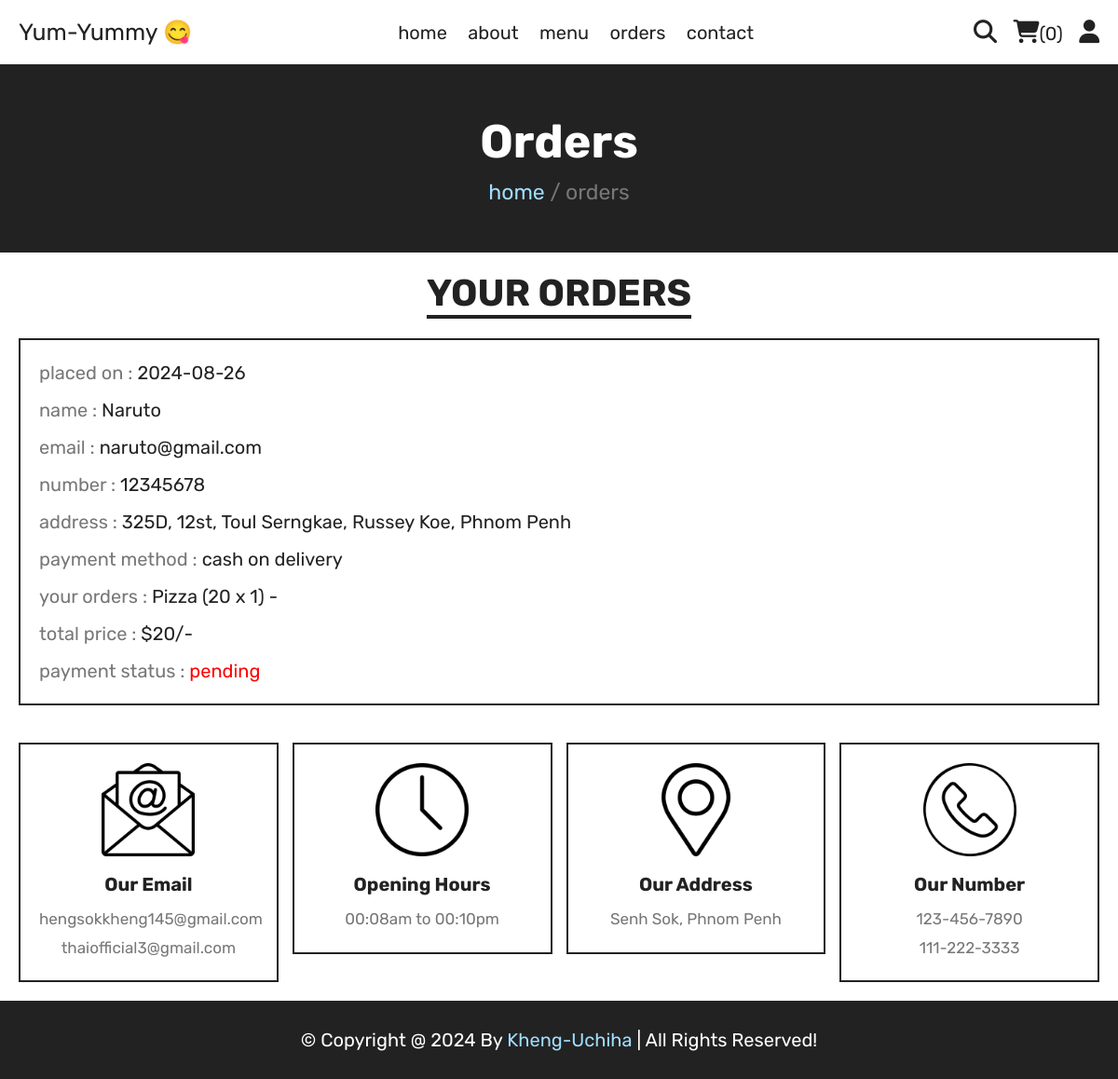
Screenshot of /orders.php (signed in) with the database file from the repository.
### tables this page shows
CREATE TABLE `orders` (
  `id` int(100) NOT NULL,
  `user_id` int(100) NOT NULL,
  `name` varchar(20) NOT NULL,
  `number` varchar(10) NOT NULL,
  `email` varchar(50) NOT NULL,
  `method` varchar(50) NOT NULL,
  `address` varchar(500) NOT NULL,
  `total_products` varchar(1000) NOT NULL,
  `total_price` int(100) NOT NULL,
  `placed_on` date NOT NULL DEFAULT current_timestamp(),
  `payment_status` varchar(20) NOT NULL DEFAULT 'pending'
);

### orders.php (the view, shortened to what this page needs)
<?php
include 'components/connect.php';
if(isset($_SESSION['user_id'])){
   $user_id = $_SESSION['user_id'];
}else{
   $user_id = '';
   header('location:index.php');
};
?>
<!DOCTYPE html>
<html lang="en">
<head>
   <link rel="stylesheet" href="https://cdnjs.cloudflare.com/ajax/libs/font-awesome/6.1.1/css/all.min.css">
   <link rel="stylesheet" href="css/style.css">
</head>
<body>
<?php include 'components/user_header.php'; ?>
<div class="heading">
   <h3>orders</h3>
   <p><a href="index.php">home</a> <span> / orders</span></p>
</div>
<section class="orders">
   <h1 class="title">your orders</h1>
   <div class="box-container">
   <?php
      if($user_id == ''){
         echo '<p class="empty">please login to see your orders</p>';
      }else{
         $select_orders = $conn->prepare("SELECT * FROM `orders` WHERE user_id = ?");
         $select_orders->execute([$user_id]);
         if($select_orders->rowCount() > 0){
            while($fetch_orders = $select_orders->fetch(PDO::FETCH_ASSOC)){
   ?>
   <div class="box">
      <p>placed on : <span><?= $fetch_orders['placed_on']; ?></span></p>
      <p>name : <span><?= $fetch_orders['name']; ?></span></p>
      <p>email : <span><?= $fetch_orders['email']; ?></span></p>
      <p>number : <span><?= $fetch_orders['number']; ?></span></p>
      <p>address : <span><?= $fetch_orders['address']; ?></span></p>
      <p>payment method : <span><?= $fetch_orders['method']; ?></span></p>
      <p>your orders : <span><?= $fetch_orders['total_products']; ?></span></p>
      <p>total price : <span>$<?= $fetch_orders['total_price']; ?>/-</span></p>
      <p> payment status : <span style="color:<?php if($fetch_orders['payment_status'] == 'pending'){ echo 'red'; }else{ echo 'green'; }; ?>"><?= $fetch_orders['payment_status']; ?></span> </p>
   </div>
   <?php
      }
      }else{
         echo '<p class="empty">no orders placed yet!</p>';
      }
      }
   ?>
   </div>
</section>
<?php include 'components/footer.php'; ?>
</body>
</html>

### css/style.css (style rules this page uses)
:root { --yellow: #A0DEFF; --red: #e74c3c; --white: #fff; --black: #222; --light-color: #777; --border: 0.2rem solid var(--black); }
* { font-family: "Rubik", sans-serif; margin: 0; padding: 0; box-sizing: border-box; outline: none; border: none; text-decoration: none; }
html { font-size: 62.5%; overflow-x: hidden; scroll-behavior: smooth; stop-opacity: 7rem; }
section { margin: 0 auto; max-width: 1200px; padding: 2rem; }
.title { text-align: center; margin-bottom: 2.5rem; font-size: 4rem; color: var(--black); text-transform: uppercase; text-decoration: underline; text-underline-offset: 1rem; }
.heading { display: flex; align-items: center; justify-content: center; gap: 1rem; flex-flow: column; background-color: var(--black); min-height: 20rem; }
.heading h3 { font-size: 5rem; color: var(--white); text-transform: capitalize; }
.heading p { font-size: 2.3rem; color: var(--light-color); }
.heading p a { color: var(--yellow); }
.orders .box-container { display: flex; flex-wrap: wrap; gap: 1.5rem; align-items: flex-start; }
.orders .box-container .box { padding: 1rem 2rem; border: var(--border); flex: 1 1 40rem; }
.orders .box-container .box p { line-height: 1.5; margin: 1rem 0; font-size: 2rem; color: var(--light-color); }
.orders .box-container .box p span { color: var(--black); }

### rows the page displays
orders: placed_on "2024-08-26", name "Naruto", email "naruto@gmail.com", number "12345678", address "325D, 12st, Toul Serngkae, Russey Koe, Phnom Penh", method "cash on delivery", total_products "Pizza (20 x 1) -", total_price "20", payment_status "pending"

### other values shown
$total_cart_items "0"
